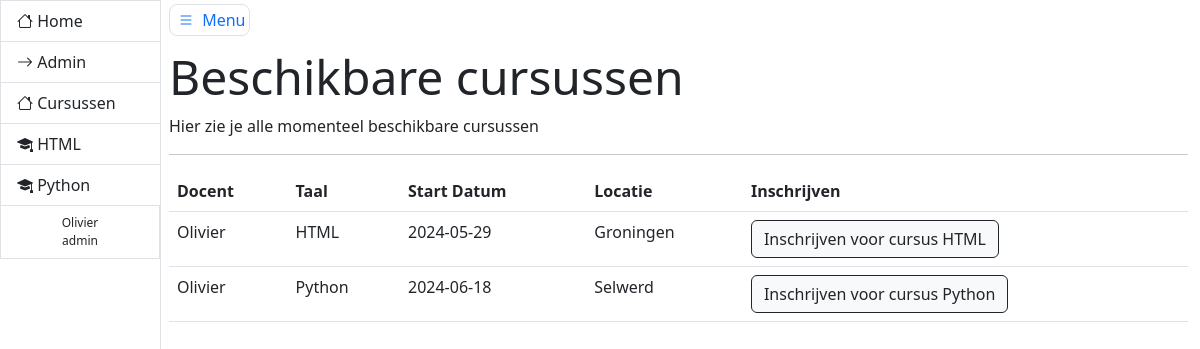
The app's page /dashboard/beschikbaar/ (signed in), older data.
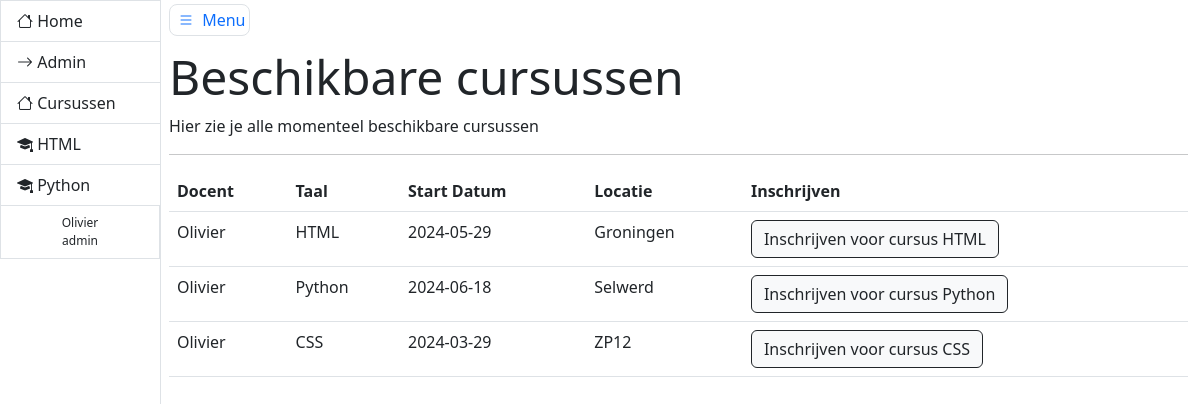
The same page, newer data.
### models.py (models this page shows, shortened)
class Talen(db.Model):
    id = db.Column(db.Integer, primary_key=True, autoincrement=True)
    name = db.Column(db.String(), nullable=False, unique=True)
    lessen = relationship("Lessen", cascade="all, delete-orphan")

class User(db.Model, UserMixin):
    __tablename__ = 'users'
    id = db.Column(db.Integer, primary_key=True, autoincrement=True)
    email = db.Column(db.String(), nullable=False, unique=True)
    username = db.Column(db.String(), nullable=False, unique=True)
    role = db.Column(db.String(), nullable=False, default='user')
    password_hash = db.Column(db.String(128))

class Lessen(db.Model):
    lesID = db.Column(db.Integer, primary_key=True, autoincrement=True)
    userID = db.Column(db.Integer, db.ForeignKey('users.id'), nullable=True)
    docentID = db.Column(db.Integer, db.ForeignKey('users.id'))
    talenID = db.Column(db.Integer, db.ForeignKey('talen.id'), nullable=False)
    startDatum = db.Column(db.Date, nullable=True)
    locatie = db.Column(db.String(), nullable=False)

### dashboard/views.py (the view, shortened to what this page needs)
@dashboard_blueprint.route('/beschikbaar/', methods=['GET', 'POST'])
@login_required
def beschikbaar():
    current_user_cursus = get_current_cursus()
    current_time = date.today()
    beschikbare_cursussen = Lessen.query.filter(Lessen.startDatum > current_time).all()
    namen = db.session.query(User.id, User.username).filter(User.role == 'admin').all()
    talen = db.session.query(Talen.id, Talen.name).all()
    docent_naam = [(f'{naam[0]}', naam[1]) for naam in namen]
    taal_namen = [(f'{talen[0]}', talen[1]) for talen in talen]
    talendict = {}
    docentendict = {}
    for talen in taal_namen:
        talendict[int(talen[0])] = talen[1]
    for docent in docent_naam:
        docentendict[int(docent[0])] = docent[1]
    form = InschrijvenForm()
    return render_template('available.html', form=form, beschikbaar=beschikbare_cursussen, talendict=talendict,
                           docentendict=docentendict, cursussen=current_user_cursus)

### __init__.py (called while the page is built)
@login_manager.user_loader
def get_user(user_id):
    try:
        return User.query.get(int(user_id))
    except:
        return None

### dashboard/views.py (called while the page is built)
def get_current_cursus():
    if current_user.is_authenticated:
        results = (
            db.session.query(Inschrijvingen, Talen)
            .filter(Inschrijvingen.userID == current_user.id)
            .join(Lessen, Inschrijvingen.lessenID == Lessen.lesID)
            .join(Talen, Lessen.talenID == Talen.id)
            .all()
        )
        reslist = [talen.name for inschrijving, talen in results]
        return reslist

### dashboard/templates/available.html (shortened to what this page needs)
{% extends 'dashbase.html' %}
{% block courses %}
{% for cursus in cursussen %}
                    <a href="{{ url_for('index') }}" class="list-group-item border-end-0 d-inline-block text-truncate"
                       data-bs-parent="#sidebar"><i class="bi bi-mortarboard-fill"></i> <span>{{ cursus }}</span> </a>
{% endfor %}
{% endblock %}
{% block header %}
    <h5 class="display-5">Beschikbare cursussen</h5>
{% endblock %}
{% block bheader %}
    <p>Hier zie je alle momenteel beschikbare cursussen</p>
{% endblock %}
{% block content %}
    <table class="table">
        <thead>
        <tr>
            <th scope="col">Docent</th>
            <th scope="col">Taal</th>
            <th scope="col">Start Datum</th>
            <th scope="col">Locatie</th>
            <th scope="col">Inschrijven</th>
        </tr>
        </thead>
        <tbody>
        {% for cursus in beschikbaar %}
            <tr>
                <td>{{ docentendict[cursus.docentID] }}</td>
                <td>{{ talendict[cursus.talenID] }}</td>
                <td>{{ cursus.startDatum }}</td>
                <td>{{ cursus.locatie }}</td>
                <td>
                    <button type="button" class="btn btn-light btn-outline-dark" data-bs-toggle="modal"
                            data-bs-target="#modal_{{ cursus.lesID }}">
                        Inschrijven voor cursus {{ talendict[cursus.talenID] }}
                    </button>
                </td>
            </tr>
        {% endfor %}
        </tbody>
    </table>
{% endblock %}

### dashboard/templates/dashbase.html (shortened to what this page needs)
<!DOCTYPE html>
<html lang="en">
<head>
    <link href="{{ url_for('static', filename='css/main.css') }}" rel="stylesheet">
    <link href="https://cdn.jsdelivr.net/npm/bootstrap@5.3.0-alpha1/dist/css/bootstrap.min.css" rel="stylesheet">
</head>
<body>
<div class="container-fluid">
    <div class="row flex-nowrap">
        <div class="col-auto px-0">
            <div id="sidebar" class="collapse collapse-horizontal show border-end">
                <div id="sidebar-nav" class="list-group border-0 rounded-0 text-sm-start min-vh-100">
                    <a href="{{ url_for('index') }}" class="list-group-item border-end-0 d-inline-block text-truncate"
                       data-bs-parent="#sidebar"><i class="bi bi-house"></i> <span>Home</span> </a>
                    {% if current_user.role == 'admin' %}
                        <a href="{{ url_for('admin.admin_dashboard') }}"
                           class="list-group-item border-end-0 d-inline-block text-truncate"
                           data-bs-parent="#sidebar"><i class="bi bi-arrow-right"></i> <span>Admin</span> </a>
                    {% endif %}
                    <a href="{{ url_for('dashboard.beschikbaar') }}" class="list-group-item border-end-0 d-inline-block text-truncate"
                       data-bs-parent="#sidebar"><i class="bi bi-house"></i> <span>Cursussen</span> </a>
                    {% block courses %}
                    {% endblock %}
                    {% if current_user.is_authenticated %}
                        <p class="copyright list-group-item d-inline-block text-truncate">{{ current_user.username }}
                            <br> {{ current_user.role }}</p>
                    {% endif %}
                </div>
            </div>
        </div>
        <main class="col ps-md-2 pt-2">
            <a href="#" data-bs-target="#sidebar" data-bs-toggle="collapse"
               class="border rounded-3 p-1 text-decoration-none"><i class="bi bi-list bi-lg py-2 p-1"></i> Menu</a>
            <div class="page-header pt-3">
                {% block header %}
                {% endblock %}
            </div>
            {% block bheader %}
            {% endblock %}
            <hr>
            <div class="row">
                <div class="col-12">
                    {% block content %}
                    {% endblock %}
                </div>
            </div>
        </main>
    </div>
</div>
</body>
</html>

### static/css/main.css (style rules this page uses)
html { position: relative; min-height: 100%; }
#sidebar-nav { width: 160px; }
#sidebar { position: relative; }
.copyright { background-color: #f8f9fa; color: #6c757d; font-size: 12px; padding: 5px 10px; border-top: 1px solid #dee2e6; width: 100%; text-align: center; }

Row changes from the older to the newer data that the page shows:
added Lessen: docentID.username "Olivier", talenID.name "CSS", startDatum "2024-03-29", locatie "ZP12"
